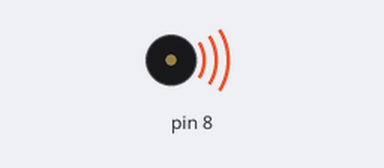
Bench run of a sketch on a simulated Arduino Uno, built with avr-gcc and run on an emulated ATmega328P. On the bench: buzzer (waves = sounding).

Above: at 0.1 s.
At 28.8 s:
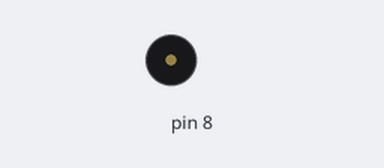
Timing chart, 0 to 40.0 s (numbered marks = the images above):
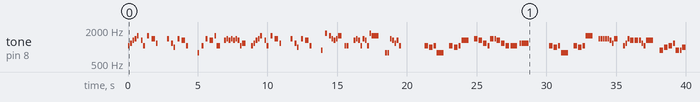

Measured:
- by itself, tone on pin 8: plays 1047 Hz for 0.13 s, 1175 Hz for 0.13 s, 1319 Hz for 0.13 s, 1397 Hz for 0.13 s, 1568 Hz for 0.13 s, 1319 Hz for 0.13 s … (124 notes in this stretch)

The sketch:

Buzzer-pasivo.ino
```cpp
#include "pitches.h"
int melody[] = {
 NOTE_C6, NOTE_D6,NOTE_E6, NOTE_F6, NOTE_G6,0, NOTE_E6, NOTE_C6,0,NOTE_G6,0,NOTE_F6,NOTE_D6,0,
 NOTE_F6,0, NOTE_D6, NOTE_B5,0,NOTE_F6,0,NOTE_E6,NOTE_C6,0,
 NOTE_G5,0,NOTE_C6,0,NOTE_F6,0,NOTE_E6,NOTE_G6,NOTE_C6,0,
 NOTE_E6,NOTE_F6,NOTE_E6,NOTE_F6,NOTE_E6,NOTE_F6,NOTE_E6,NOTE_C6,NOTE_D6,0,
 NOTE_C6,NOTE_D6,NOTE_E6,NOTE_F6,NOTE_G6,0,NOTE_E6,NOTE_C6,0,NOTE_G6,0,NOTE_F6,NOTE_D6,0,
 NOTE_F6,0,NOTE_D6,NOTE_B5,0,NOTE_F6,0,NOTE_E6,NOTE_C6,0,
 NOTE_A5,0,NOTE_A6,0,NOTE_G6,NOTE_F6,NOTE_E6,NOTE_F6,NOTE_G6,0,NOTE_C6,NOTE_C6,0,
 NOTE_E6,NOTE_F6,NOTE_E6,NOTE_C6,NOTE_F6,NOTE_E6,NOTE_C6,NOTE_A6,NOTE_G6,0,
 NOTE_G5,NOTE_G5,NOTE_F6,NOTE_E6,NOTE_D6,NOTE_E6,NOTE_C6,0,0,

 NOTE_C6,NOTE_B5,NOTE_C6,NOTE_G5,0,
 NOTE_C6,NOTE_B5,NOTE_C6,NOTE_E6,0,
 NOTE_F6,NOTE_E6,NOTE_D6,NOTE_C6,NOTE_F6,NOTE_F6,NOTE_E6,NOTE_D6,NOTE_C6,NOTE_C6,NOTE_D6,NOTE_D6,0,
 NOTE_C6,NOTE_B5,NOTE_C6,NOTE_G5,0,
 NOTE_C6,NOTE_B5,NOTE_C6,NOTE_G6,0,
 NOTE_F6,NOTE_F6,NOTE_F6,NOTE_F6,NOTE_F6,NOTE_E6,NOTE_D6,NOTE_F6,0,
 NOTE_C6,NOTE_D6,NOTE_F6,NOTE_E6,NOTE_E6,NOTE_E6,NOTE_D6,NOTE_C6,NOTE_E6,0,
 NOTE_A5,NOTE_B5,NOTE_C6,NOTE_D6,NOTE_A5,NOTE_A5,NOTE_B5,NOTE_C6,NOTE_D6,NOTE_C6,NOTE_G6,0,

 NOTE_C6,NOTE_D6,NOTE_E6,NOTE_F6,NOTE_G6,0,NOTE_E6,NOTE_C6,0,NOTE_G6,0,NOTE_F6,NOTE_D6,0,
 NOTE_F6,0,NOTE_D6,NOTE_B5,0,NOTE_F6,0,NOTE_E6,NOTE_C6,0,
 NOTE_G5,0,NOTE_C6,0,NOTE_F6,0,NOTE_E6,NOTE_G6,NOTE_C6,0,
 NOTE_E6,NOTE_F6,NOTE_E6,NOTE_F6,NOTE_E6,NOTE_F6,NOTE_E6,NOTE_C6,NOTE_D6,0,
 NOTE_C6,NOTE_D6,NOTE_E6,NOTE_F6,NOTE_G6,0,NOTE_E6,NOTE_C6,0,NOTE_G6,0,NOTE_F6,NOTE_D6,0,
 NOTE_F6,0,NOTE_D6,NOTE_B5,0,NOTE_F6,0,NOTE_E6,NOTE_C6,0,
 NOTE_A5,0,NOTE_A6,0,NOTE_G6,NOTE_F6,NOTE_E6,NOTE_F6,NOTE_G6,0,NOTE_C6,NOTE_C6,0,
 NOTE_E6,NOTE_F6,NOTE_E6,NOTE_C6,NOTE_F6,NOTE_E6,NOTE_C6,NOTE_A6,NOTE_G6,0,
 NOTE_G5,NOTE_G5,NOTE_F6,NOTE_E6,NOTE_D6,NOTE_E6,NOTE_C6,0,0};

 int noteDurations[] = {
   8,8,8,8,8,10,8,8,10,8,10,4,8,2,
   8,10,8,8,10,8,10,4,8,2,
   8,10,8,10,8,10,4,8,4,6,
   8,8,8,8,8,8,8,8,4,4,
   8,8,8,8,8,10,8,8,10,8,10,4,8,2,
   8,10,8,8,10,8,10,4,8,2,
   8,10,8,10,8,8,8,8,4,10,8,8,4,
   8,8,8,8,8,8,8,8,2,4,
   8,8,8,8,8,8,6,1,4,

   4,4,6,2,5,
   4,4,6,2,5,
   4,4,4,8,4,8,4,4,4,2,8,2,1,
   4,4,6,2,5,
   4,4,6,2,5,
   8,8,8,8,8,8,8,4,4,
   8,8,8,4,4,8,8,8,2,4,
   4,4,4,8,4,8,4,8,8,8,1,4,

   8,8,8,8,8,10,8,8,10,8,10,4,8,2,
   8,10,8,8,10,8,10,4,8,2,
   8,10,8,10,8,10,4,8,4,6,
   8,8,8,8,8,8,8,8,4,4,
   8,8,8,8,8,10,8,8,10,8,10,4,8,2,
   8,10,8,8,10,8,10,4,8,2,
   8,10,8,10,8,8,8,8,4,10,8,8,4,
   8,8,8,8,8,8,8,8,2,4,
   8,8,8,8,8,8,6,1,4,};

void setup() {

}

void loop() {
  for (int thisNote = 0; thisNote < 264; thisNote++) {
    int noteDuration = 1000 / noteDurations[thisNote];
    tone(8, melody[thisNote], noteDuration);
    delay(noteDuration * 1.30);
    noTone(8);
  }
}
```

pitches.h
```cpp
/*************************************************
 * Public Constants
 *************************************************/

#define NOTE_B0  31
#define NOTE_C1  33
#define NOTE_CS1 35
#define NOTE_D1  37
#define NOTE_DS1 39
#define NOTE_E1  41
#define NOTE_F1  44
#define NOTE_FS1 46
#define NOTE_G1  49
#define NOTE_GS1 52
#define NOTE_A1  55
#define NOTE_AS1 58
#define NOTE_B1  62
#define NOTE_C2  65
#define NOTE_CS2 69
#define NOTE_D2  73
#define NOTE_DS2 78
#define NOTE_E2  82
#define NOTE_F2  87
#define NOTE_FS2 93
#define NOTE_G2  98
#define NOTE_GS2 104
#define NOTE_A2  110
#define NOTE_AS2 117
#define NOTE_B2  123
#define NOTE_C3  131
#define NOTE_CS3 139
#define NOTE_D3  147
#define NOTE_DS3 156
#define NOTE_E3  165
#define NOTE_F3  175
#define NOTE_FS3 185
#define NOTE_G3  196
#define NOTE_GS3 208
#define NOTE_A3  220
#define NOTE_AS3 233
#define NOTE_B3  247
#define NOTE_C4  262
#define NOTE_CS4 277
#define NOTE_D4  294
#define NOTE_DS4 311
#define NOTE_E4  330
#define NOTE_F4  349
#define NOTE_FS4 370
#define NOTE_G4  392
#define NOTE_GS4 415
#define NOTE_A4  440
#define NOTE_AS4 466
#define NOTE_B4  494
#define NOTE_C5  523
#define NOTE_CS5 554
#define NOTE_D5  587
#define NOTE_DS5 622
#define NOTE_E5  659
#define NOTE_F5  698
#define NOTE_FS5 740
#define NOTE_G5  784
#define NOTE_GS5 831
#define NOTE_A5  880
#define NOTE_AS5 932
#define NOTE_B5  988
#define NOTE_C6  1047
#define NOTE_CS6 1109
#define NOTE_D6  1175
#define NOTE_DS6 1245
#define NOTE_E6  1319
#define NOTE_F6  1397
#define NOTE_FS6 1480
#define NOTE_G6  1568
#define NOTE_GS6 1661
#define NOTE_A6  1760
#define NOTE_AS6 1865
#define NOTE_B6  1976
#define NOTE_C7  2093
#define NOTE_CS7 2217
#define NOTE_D7  2349
#define NOTE_DS7 2489
#define NOTE_E7  2637
#define NOTE_F7  2794
#define NOTE_FS7 2960
#define NOTE_G7  3136
#define NOTE_GS7 3322
#define NOTE_A7  3520
#define NOTE_AS7 3729
#define NOTE_B7  3951
#define NOTE_C8  4186
#define NOTE_CS8 4435
#define NOTE_D8  4699
#define NOTE_DS8 4978
```
